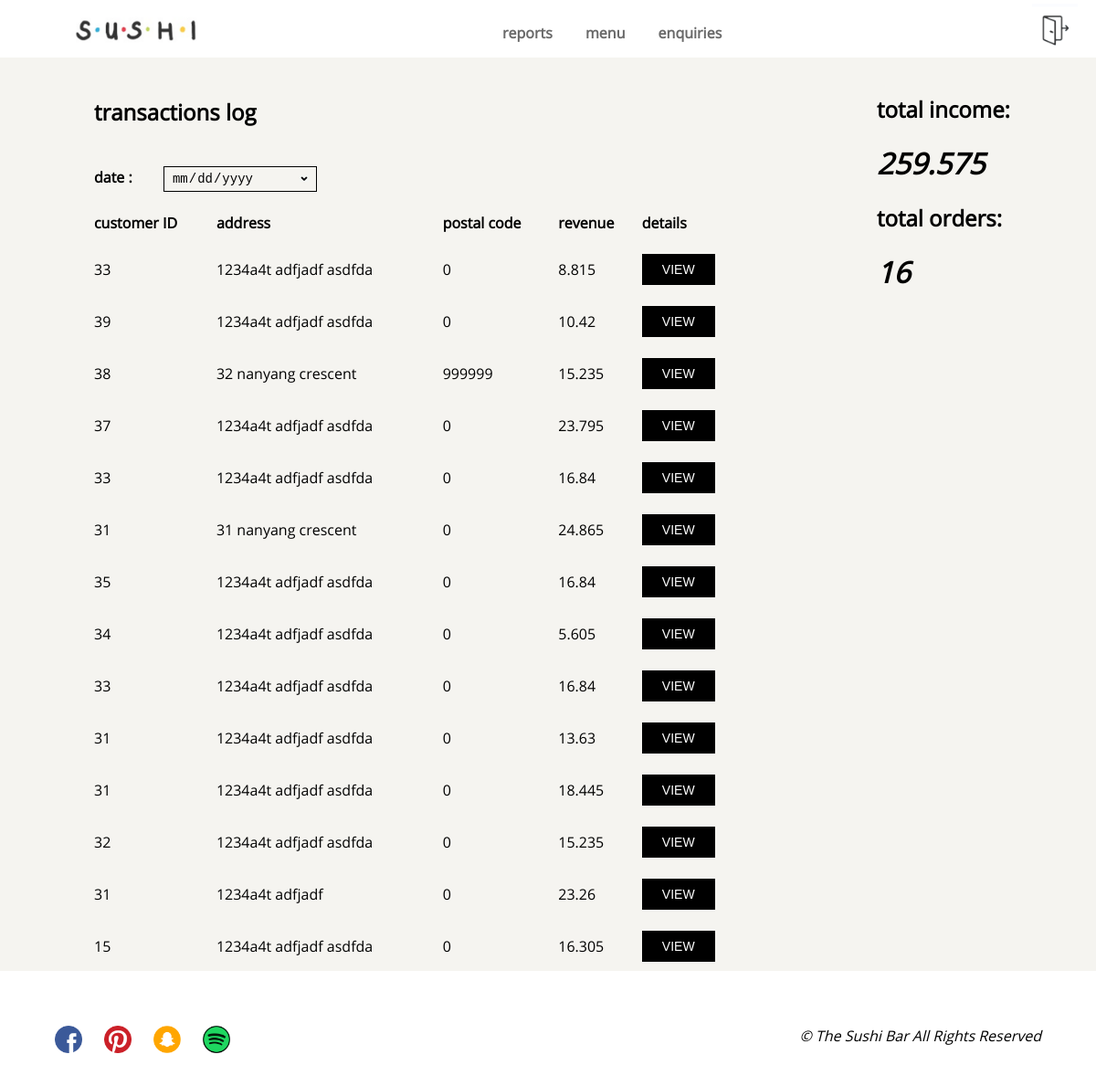
Screenshot of /adminReports.php (signed in) with the database file from the repository.
### tables this page shows
CREATE TABLE `transaction` (
  `id` int(10) NOT NULL,
  `customer_ID` int(10) NOT NULL,
  `date` date NOT NULL,
  `ship_address` varchar(100) NOT NULL,
  `ship_postalCode` int(6) NOT NULL,
  `note` varchar(140) NOT NULL,
  `price` float NOT NULL
);

### adminReports.php (the view, shortened to what this page needs)
<!DOCTYPE html>
<html lang="en">
    <head>
        <link rel="stylesheet" href="./styles/sushi.css">
    </head>
    <body>
	    <div class="container">
            <section>
            <div class="header">
                <div class="header-box1"><img src="assets/nav/sushi_logo.png" alt="logo" class="logo" width="150px" height="50px"></div>
                <div class="header-box2">
                    <nav class="main-nav">
                        <ul>
                            <li><a href="adminReports.php"><b>reports</b></a></li>
                            <li><a href="adminMenu.php"><b>menu</b></a></li>
                            <li><a href="adminEnquiries.php"><b>enquiries</b></a></li>
                        </ul>
                    </nav>
                </div>
                <div class="header-box3">
                    <nav class="main-nav">
                        <a id="cart" href="./php/adminLogout.php"><img src="assets/nav/logout-icon.jpg" width="50px" height="50px" style="margin-top: 4px; margin-left: 50px;"></a>
                    </nav>
                </div>
            </div>
            </section>
            <div id="admin-main" style="height: 1000px;">
                <div style="width: 80%; height: 800px; padding-top: 20px; display: inline-block; float: left;">
                    <table id="history-table" style="width: 75%">
                        <thead>
                            <tr>
                                <th colspan="3"><h2 style="text-align: left;">transactions log</h2></th>
                                <th></th>
                                <th></th>
                            </tr>
                            <tr style="margin-bottom: 30px;">
                                <form action="adminReports.php" method="post">
                                    <th colspan="2">
                                        <label style="display: inline-block;">date : </label>
                                        <input type="date" class="datepicker" id="date" name="date" style="display: inline-block; margin-left: 30px;" <?php echo 'value="'.$_SESSION['filterDate'].'"' ?>onchange="updateDate('go');">
                                    </th>
                                    <th></th>
                                    <th></th>
                                </form>
                            </tr>
                            <tr>
                                <th>customer ID</th>
                                <th>address</th>
                                <th>postal code</th>
                                <th>revenue</th>
                                <th>details</th>
                            </tr>
                        </thead>
                        <tbody>
                        <?php
                        include './php/credentials.php';
                        $conn = mysqli_connect($servername, $username, $password, $dbname);
                        ?>
                        <?php
                        $sql_1 = "SELECT * FROM transaction WHERE date LIKE '%".$_SESSION['filterDate']."%' ORDER BY date DESC";
                        $result = mysqli_query($conn, $sql_1);
                        $totalRevenue = 0;
                        $order=0;
                        if (mysqli_num_rows($result) > 0) {
                            while($row = mysqli_fetch_assoc($result)) {
                                echo
                                '
                                <tr>
                                <td>'.$row['customer_ID'].'</td>
                                <td>'.$row['ship_address'].'</td>
                                <td>'.$row['ship_postalCode'].'</td>
                                <td>'.$row['price'].'</td>
                                <td><form action="adminSummary.php" method="post"><input type="number" id="transactionID" name="transactionID" style="display: none" text-align:center; value='.$row['id'].'><input type="submit" class="submit" style="width: 80px" text-align:center; value="VIEW"></form></td>
                                </tr>
                                ';
                                $totalRevenue = $totalRevenue +$row['price'];
                                $order=$order+1;
                            }
                        }
                        ?>
                        </tbody>
                    </table>
                </div>
                <div style="text-align: left; width: 20%; height: 500px; padding-top: 20px; display: inline-block; float: left;">
                    <div class="index-review" style="width: 100%;">
                        <h2>total income:</h2>
                        <h1><i><?php echo $totalRevenue; ?></i></h1>
                    </div>
                    <div class="index-review" style="width: 100%; text-align: <left></left>; margin-top: 10px; margin-bottom: 20px;">
                        <h2>total orders:</h2>
                        <h1><i><?php echo $order; ?></i></h1>
                    </div>
                </div>
            </div>
            <section>
            <div class="footer">
                <div id="icons">
                    <a href="#"><img src="assets/footer/fb_icon.jpg"></a>
                    <a href="#"><img src="assets/footer/pinterest_icon.jpg"></a>
                    <a href="#"><img src="assets/footer/snapchat_icon.jpg"></a>
                    <a href="#"><img src="assets/footer/spotify_icon.jpg"></a>
                </div>
                <div id="copyright">
                    <i>&copy; The Sushi Bar All Rights Reserved</i>
                </div>
            </div>
            </section>
	    </div>
    </body>
</html>

### styles/sushi.css (style rules this page uses)
body { margin: 0; font-family: 'Open Sans', sans-serif; font-weight: 400; width: 100%; min-height: 100vh; overflow-x: hidden; }
.header { position: fixed; height: 63px; top: 0; z-index: 999; opacity:0.8; width: 100%; display: inline; background-color: #fff; }
.header-box1 { height: 63px; float: left; width: 44.5%; }
.header-box2 { height: 63px; float: left; width: 45.5%; }
.header-box3 { height: 63px; float: left; width: 10%; }
.logo { float: left; padding-top: 10px; margin-left: 75px; }
nav { line-height: 25px; float: left; }
nav li { display: inline-block; padding-top: 10px; position: relative; }
nav li a { display: block; color: #444; text-align: center; padding: 14px 16px; text-decoration: none; }
nav ul { list-style-type: none; margin: 0; padding: 0; overflow: hidden; background-color: #fff; }
.header-box3 #cart { padding-top: 5px; }
#cart { background-color: #fff; }
#history-table { margin-left: 100px; text-align: left; width: 100% }
#history-table th, #history-table td { padding-bottom: 20px; }
.submit { background-color: black; border: 1px solid black; color: white; padding: 8px 20px; text-align: center; text-decoration: none; display: inline-block; font-size: 14px; width: 260px; cursor: pointer; }
#link-button, .datepicker, .input-text, .input-textarea:focus { outline: none; }
input { width: 260px; display: block; }
#admin-main { margin-top: 63px; background-color: #F5F4F0; height: 500px; }
[type="date"] { background:#f5f4f0 ; }
.datepicker { border: 1px solid black; border-radius: 0px; background: #f5f4f0 url("./icon-select.jpg") no-repeat 95% 50%; padding: 4px 8px; font-size: 14px; width: 150px; }
.footer { margin: 10px; padding: 50px; position: relative; background-color: #fff; }
#icons { float: left; }
#icons img { margin-right: 20px; width: 30px; height: 30px; }
#copyright { float: right; }

### rows the page displays
transaction: customer_ID "33", ship_address "1234a4t adfjadf asdfda", ship_postalCode "0", price "8.815"
transaction: customer_ID "39", ship_address "1234a4t adfjadf asdfda", ship_postalCode "0", price "10.42"
transaction: customer_ID "38", ship_address "32 nanyang crescent", ship_postalCode "999999", price "15.235"
transaction: customer_ID "37", ship_address "1234a4t adfjadf asdfda", ship_postalCode "0", price "23.795"
transaction: customer_ID "33", ship_address "1234a4t adfjadf asdfda", ship_postalCode "0", price "16.84"
transaction: customer_ID "31", ship_address "31 nanyang crescent", ship_postalCode "0", price "24.865"
transaction: customer_ID "35", ship_address "1234a4t adfjadf asdfda", ship_postalCode "0", price "16.84"
transaction: customer_ID "34", ship_address "1234a4t adfjadf asdfda", ship_postalCode "0", price "5.605"
transaction: customer_ID "33", ship_address "1234a4t adfjadf asdfda", ship_postalCode "0", price "16.84"
transaction: customer_ID "31", ship_address "1234a4t adfjadf asdfda", ship_postalCode "0", price "13.63"
transaction: customer_ID "31", ship_address "1234a4t adfjadf asdfda", ship_postalCode "0", price "18.445"
transaction: customer_ID "32", ship_address "1234a4t adfjadf asdfda", ship_postalCode "0", price "15.235"
transaction: customer_ID "31", ship_address "1234a4t adfjadf", ship_postalCode "0", price "23.26"
transaction: customer_ID "15", ship_address "1234a4t adfjadf asdfda", ship_postalCode "0", price "16.305"

### other values shown
$totalRevenue "259.575"
$order "16"
